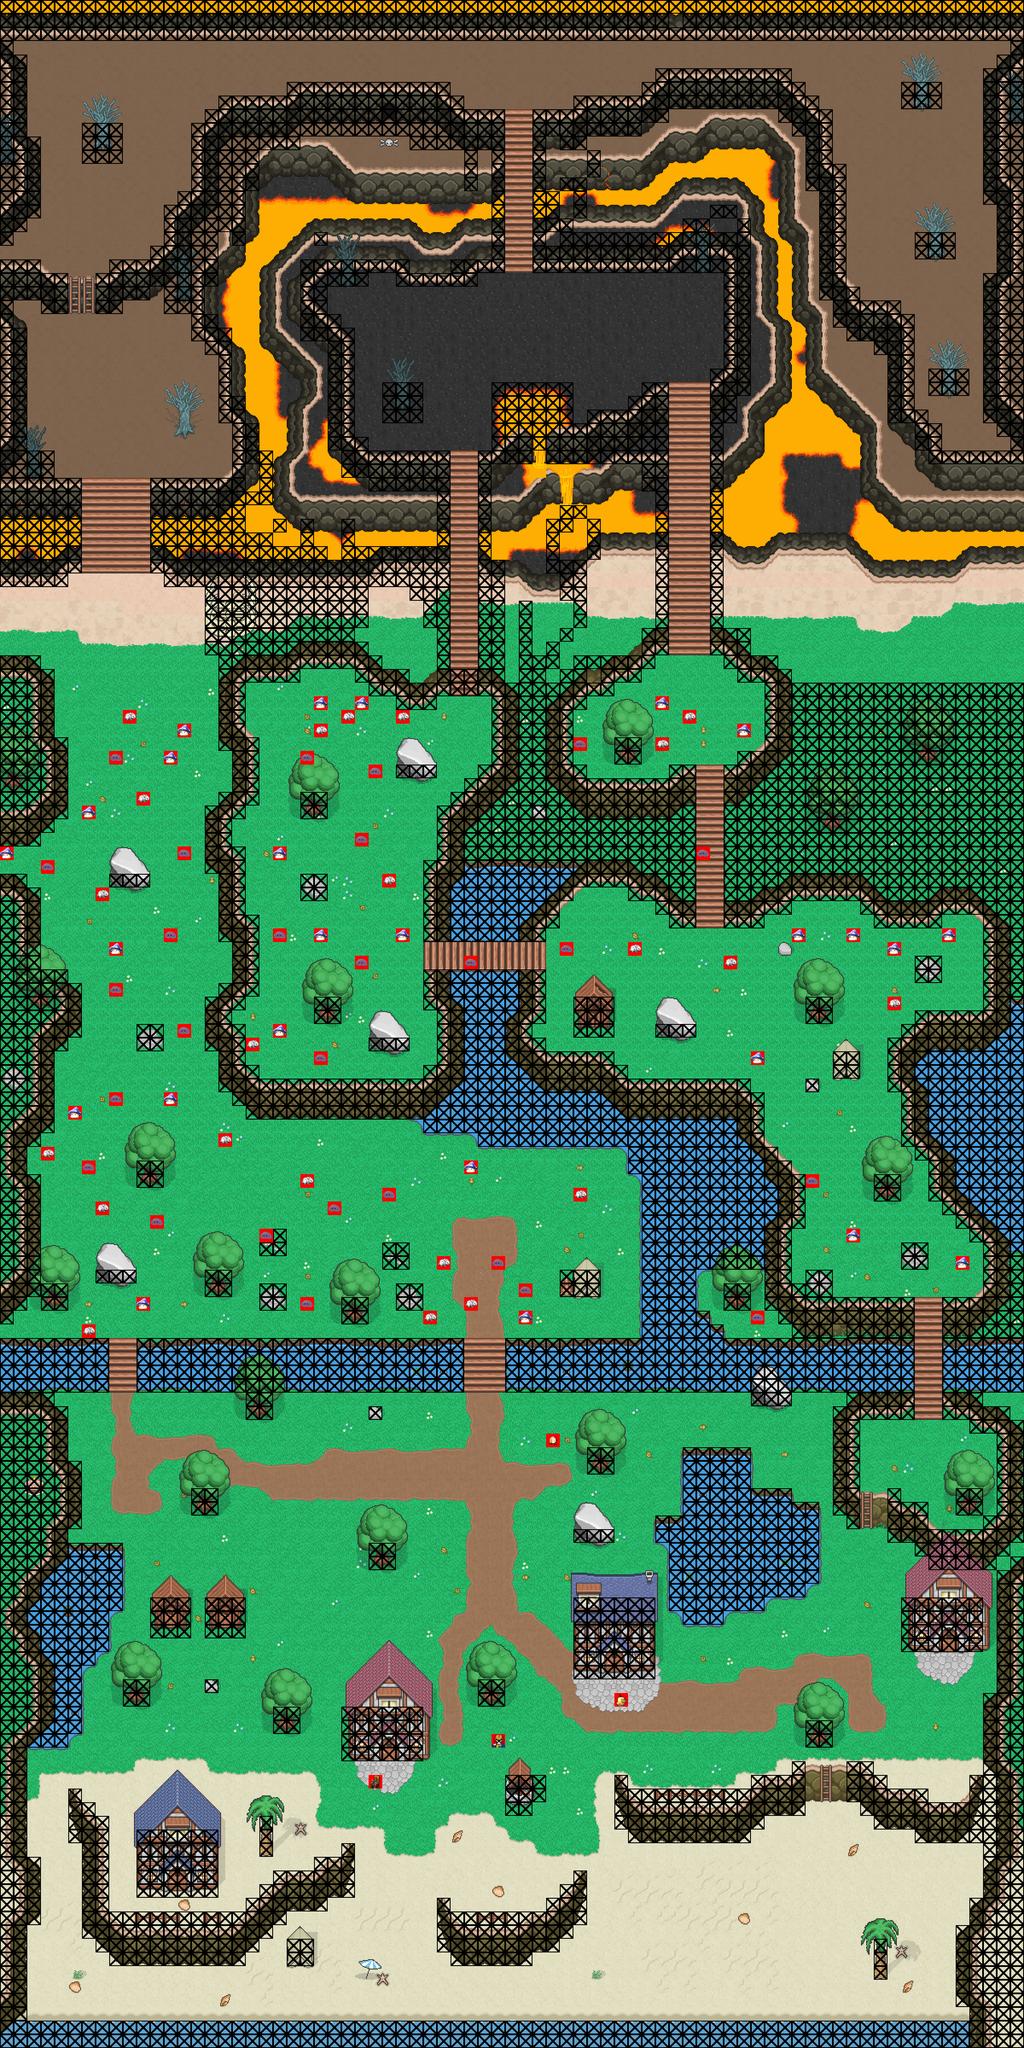

Below is a game level as drawn by its tile map, then a one-line description and the .tmx that defines it (tile-layer data replaced by summaries):
An orthogonal 75x150 tile map with 32x32 px tiles, 6 tile layers (Background-2, Background-1, Foreground, Top, ...), 2 tilesets.

<map version="1.0" orientation="orthogonal" renderorder="right-down" width="75" height="150" tilewidth="32" tileheight="32" nextobjectid="38">
 <tileset firstgid="1" name="browserquest" tilewidth="32" tileheight="32" tilecount="1960" columns="20">
  <image source="tilesets/browserquest.png" width="640" height="3136" />
  <tile id="240">
   <animation>
    <frame tileid="240" duration="100" />
    <frame tileid="241" duration="100" />
    <frame tileid="242" duration="100" />
   </animation>
  </tile>
 </tileset>
 <tileset firstgid="1961" name="entities" tilewidth="32" tileheight="32" tilecount="25" columns="5">
  <image source="tilesets/entities.png" width="160" height="160" />
 </tileset>
 <layer name="Background-2" width="75" height="150">
  <data>[11250 cells, 4687 non-empty, 99 distinct tile ids]</data>
 </layer>
 <layer name="Background-1" width="75" height="150">
  <data>[11250 cells, 8255 non-empty, 177 distinct tile ids]</data>
 </layer>
 <layer name="Foreground" width="75" height="150">
  <data>[11250 cells, 4102 non-empty, 409 distinct tile ids]</data>
 </layer>
 <layer name="Top" width="75" height="150">
  <data>[11250 cells, 1239 non-empty, 419 distinct tile ids]</data>
 </layer>
 <layer name="Collision" width="75" height="150">
  <data>[11250 cells, 4270 non-empty, 1 distinct tile ids]</data>
 </layer>
 <layer name="Entities" width="75" height="150">
  <data>[11250 cells, 78 non-empty, 7 distinct tile ids]</data>
 </layer>
</map>
